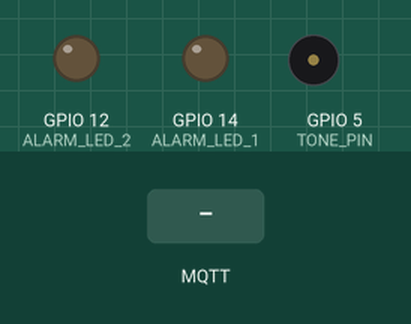
The sketch below on a simulated ESP8266 (NodeMCU). Shown: output pins drawn as LEDs (lit = HIGH), buzzer (waves = sounding). Inputs (shaded band) come from the test bench. WiFi joins after 1.5 s; servers stay silent unless stated; no MQTT or app messages arrive unless stated; what the sketch prints to the serial monitor is not drawn.

Above: at 2.7 s.
2.8 s: MQTT message "1" arrives on the first subscribed topic
At 3.3 s:
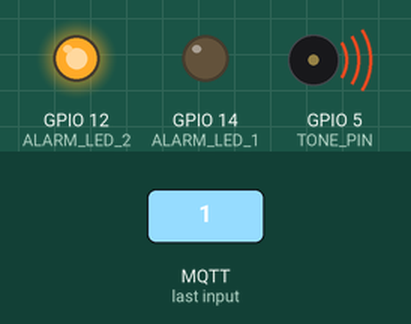
At 4.7 s:
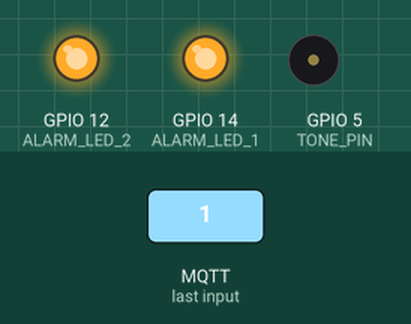
Timing chart, 0 to 9.5 s (numbered marks = the images above; inputs shaded):
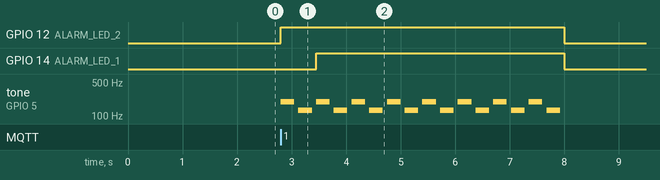

The sketch:

AlarmSound.ino
```cpp
/*
  Basic ESP8266 MQTT example

  This sketch demonstrates the capabilities of the pubsub library in combination
  with the ESP8266 board/library.

  It connects to an MQTT server then:
  - publishes "hello world" to the topic "outTopic" every two seconds
  - subscribes to the topic "inTopic", printing out any messages
    it receives. NB - it assumes the received payloads are strings not binary
  - If the first character of the topic "inTopic" is an 1, switch ON the ESP Led,
    else switch it off

  It will reconnect to the server if the connection is lost using a blocking
  reconnect function. See the 'mqtt_reconnect_nonblocking' example for how to
  achieve the same result without blocking the main loop.

  To install the ESP8266 board, (using Arduino 1.6.4+):
  - Add the following 3rd party board manager under "File -> Preferences -> Additional Boards Manager URLs":
       http://arduino.esp8266.com/stable/package_esp8266com_index.json
  - Open the "Tools -> Board -> Board Manager" and click install for the ESP8266"
  - Select your ESP8266 in "Tools -> Board"

*/

#include <ESP8266WiFi.h>
#include <PubSubClient.h>
#define TONE_PIN 5
#define ALARM_LED_1 14
#define ALARM_LED_2 12
#define NOTE_G3  196
#define NOTE_C3  131
// Update these with values suitable for your network.

const char* ssid = "the HOSTNIK`s";
const char* password = "hostnik235";
const char* mqtt_server = "192.168.2.200";

WiFiClient espClient;
PubSubClient client(espClient);


void setup() {
  pinMode(ALARM_LED_1, OUTPUT);     // Initialize the BUILTIN_LED pin as an output
  pinMode(ALARM_LED_2, OUTPUT);
  Serial.begin(115200);
  setup_wifi();
  client.setServer(mqtt_server, 1883);
  client.setCallback(callback);
}

void setup_wifi() {

  delay(10);
  // We start by connecting to a WiFi network
  Serial.println();
  Serial.print("Connecting to ");
  Serial.println(ssid);

  WiFi.begin(ssid, password);

  while (WiFi.status() != WL_CONNECTED) {
    delay(500);
    Serial.print(".");
  }

  Serial.println("");
  Serial.println("WiFi connected");
  Serial.println("IP address: ");
  Serial.println(WiFi.localIP());
}

void callback(char* topic, byte* payload, unsigned int length) {
  Serial.print("Message arrived [");
  Serial.print(topic);
  Serial.print("] ");
  for (int i = 0; i < length; i++) {
    Serial.print((char)payload[i]);
  }
  Serial.println();

  // Switch on the LED if an 1 was received as first character
  if ((char)payload[0] == '1') {
    alarm();
  }
}

void reconnect() {
  // Loop until we're reconnected
  while (!client.connected()) {
    Serial.print("Attempting MQTT connection...");
    // Attempt to connect
    if (client.connect("Alarm")) {
      Serial.println("connected");
      client.subscribe("gTurn/motionSensor");
    } else {
      Serial.print("failed, rc=");
      Serial.print(client.state());
      Serial.println(" try again in 5 seconds");
      // Wait 5 seconds before retrying
      delay(5000);
    }
  }
}
void alarm() {
  for (int i = 0; i < 8; i++) {
    digitalWrite(ALARM_LED_1, (boolean)i%2);
    digitalWrite(ALARM_LED_2, (boolean)(i+1)%2);
    tone(TONE_PIN, NOTE_G3, 250);
    delay(250 * 1.30);
    noTone(8);

    tone(TONE_PIN, NOTE_C3, 250);
    delay(250 * 1.30);
    noTone(8);
  }
  digitalWrite(ALARM_LED_1, LOW);
    digitalWrite(ALARM_LED_2, LOW);
}
void loop() {

  if (!client.connected()) {
    reconnect();
  }
  client.loop();
}
```

Measured:
- after the input at 2.8 s, GPIO 12 (ALARM_LED_2): LOW → HIGH at once, → LOW 5.2 s later; GPIO 14 (ALARM_LED_1): LOW → HIGH after 0.65 s, → LOW 4.6 s later; tone on GPIO 5 (TONE_PIN): silent → 196 Hz at once, then repeats every 0.65 s: silent 0.08 s, 131 Hz 0.25 s, silent 0.08 s, 196 Hz 0.25 s, until it stays silent from 7.9 s
